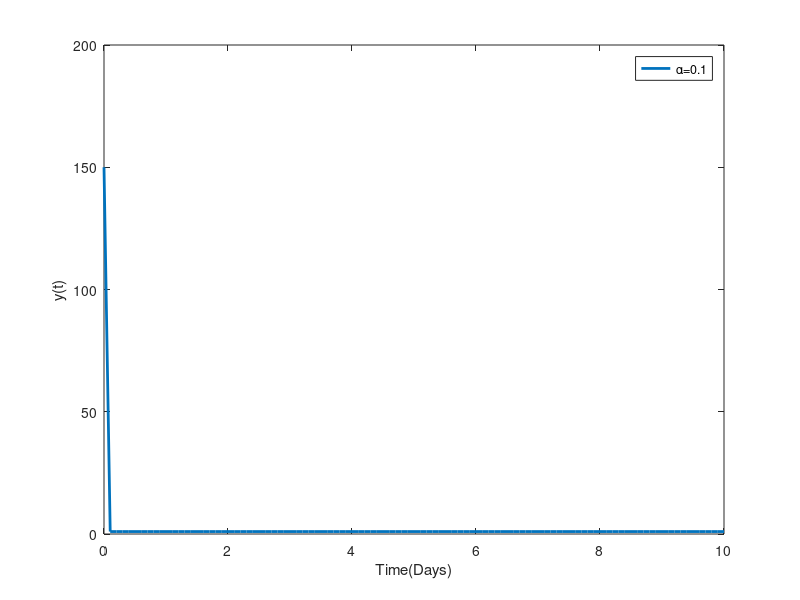

Write the MATLAB code that produced this figure. (Note: this script raises an error after producing the figure.)
clear all; close all; clc;
%% parameters if any

%% Discretization
t_0 = 0;
t_end = 10;
n = 100;
h = (t_end-t_0)/n;
t = t_0:h:t_end;
y = ones(length(t), 1);
y(1) = 150;
%% Model Function
f = @(t, A) b-t*A(1);
%% Order of Equation
for alpha = 0.1:0.1:1.0
%% Scheme
for i = 2:length(1)-1
    t(i+1) = t(i) + h;
    y(i) = -y(i+1) - (1/(h*gamma(alpha)))*f(t(i), A(i))*( (2*h/alpha)*t(i+1)^alpha - (t(1+1)^(alpha+1))/(alpha+1) + (h/alpha)*t(i)^alpha - t(i)^(alpha+1)/alpha)...
        + (f(t(i-1), A(i-1))/h*gamma(alpha))*((h/alpha)*t(i+1)^alpha - ((t(i+1)^(alpha+1))/(alpha+1)) + (t(i)^alpha)/(alpha+1)) ;
end
%% Grahpics
tic;
figure(1)
txt = ['\alpha=' num2str(alpha)];
plot(t, y, '-','displayname', txt, 'linewidth', 2 ); 
hold on
xlabel('Time(Days)')
ylabel('y(t)')
lgd = legend;
lgd.NumColumns = 2;
title(lgd, 'Order of FDE, \alpha')
axis tight
toc;
end

